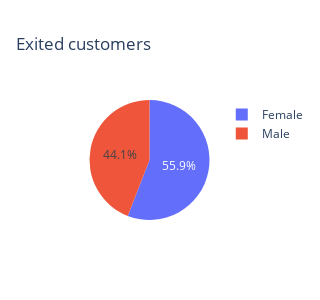
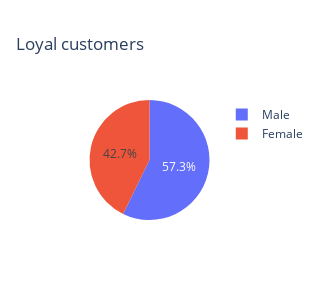

Notebook cell for these charts, in order:
### Markdown cell above
### Task 9.6

### Code cell
data_96 = churn_data[churn_data['Exited'] == 'Exited']
fig = px.pie(
    data_frame=data_96,
    names='Gender',
    height=300,
    width=300,
    title='Exited customers'
)
fig.show()

data_96l = churn_data[churn_data['Exited'] == 'Loyal']
fig = px.pie(
    data_frame=data_96l,
    names='Gender',
    height=300,
    width=300,
    title='Loyal customers'
)
fig.show()

### Figure 1 — Plotly figure (JSON) as saved in the notebook; plotly's stock layout.template omitted (floating-point values rounded to 4 significant figures; data arrays with more than 128 entries replaced by an {"elided": "..."} marker saying what was removed)
{"data": [{"domain": {"x": [0, 1], "y": [0, 1]}, "hovertemplate": "Gender=%{label}<extra></extra>", "labels": {"elided": "2037 str values"}, "legendgroup": "", "name": "", "showlegend": true, "type": "pie"}], "layout": {"height": 300, "legend": {"tracegroupgap": 0}, "title": {"text": "Exited customers"}, "width": 300}}

### Figure 2 — Plotly figure (JSON) as saved in the notebook; plotly's stock layout.template omitted (floating-point values rounded to 4 significant figures; data arrays with more than 128 entries replaced by an {"elided": "..."} marker saying what was removed)
{"data": [{"domain": {"x": [0, 1], "y": [0, 1]}, "hovertemplate": "Gender=%{label}<extra></extra>", "labels": {"elided": "7963 str values"}, "legendgroup": "", "name": "", "showlegend": true, "type": "pie"}], "layout": {"height": 300, "legend": {"tracegroupgap": 0}, "title": {"text": "Loyal customers"}, "width": 300}}
